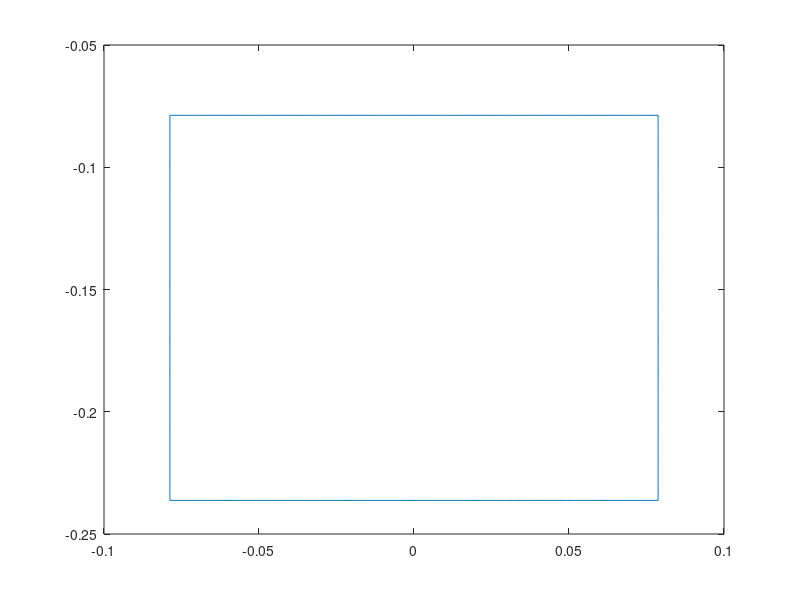

MATLAB code to generate this figure: (Note: this script raises an error after producing the figure.)
%% Square gait

clc
clear
close all

%%

% Leg lengths
L1 = 0.15;
L2 = 0.165;

% Gait frequency
f = 0.1; % Hz

% Number of points on trajectory
N = 500;

% Publish rate (for config)
publish_rate = f * N

% Square dimensions
width = (L1+L2)/2;
height = (L1+L2)/2;
y_offset = -(L1+L2)/2;

top = [linspace(-width/2, width/2, N/4);
     linspace(height/2 + y_offset, height/2 + y_offset, N/4);
     zeros(1,N/4)];
right = [linspace(width/2, width/2, N/4);
     linspace(height/2 + y_offset, -height/2 + y_offset, N/4);
     zeros(1,N/4)];
bottom = [linspace(width/2, -width/2, N/4);
     linspace(-height/2 + y_offset, -height/2 + y_offset, N/4);
     zeros(1,N/4)];
left = [linspace(-width/2, -width/2, N/4);
     linspace(-height/2 + y_offset, height/2 + y_offset, N/4);
     zeros(1,N/4)];
 
square = [top, right, bottom, left];

figure
plot(square(1,:), square(2,:));

writematrix(square.', '../gait_publisher/gaits/square-test.csv', 'Delimiter', ',')